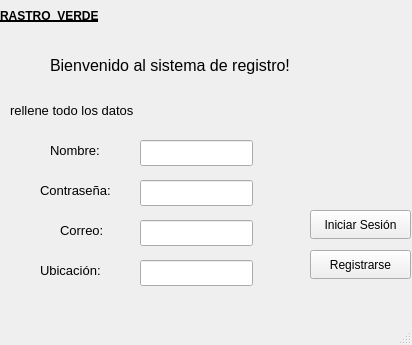
<?xml version="1.0" encoding="UTF-8"?>
<ui version="4.0">
 <class>MainWindow</class>
 <widget class="QMainWindow" name="MainWindow">
  <property name="geometry">
   <rect>
    <x>0</x>
    <y>0</y>
    <width>412</width>
    <height>345</height>
   </rect>
  </property>
  <property name="windowTitle">
   <string>Rastro Verde inicio de sesion</string>
  </property>
  <widget class="QWidget" name="centralwidget">
   <widget class="QLabel" name="label">
    <property name="geometry">
     <rect>
      <x>0</x>
      <y>0</y>
      <width>121</width>
      <height>31</height>
     </rect>
    </property>
    <property name="baseSize">
     <size>
      <width>70</width>
      <height>70</height>
     </size>
    </property>
    <property name="font">
     <font>
      <bold>true</bold>
      <underline>true</underline>
     </font>
    </property>
    <property name="acceptDrops">
     <bool>false</bool>
    </property>
    <property name="text">
     <string>RASTRO_VERDE</string>
    </property>
   </widget>
   <widget class="QLabel" name="label_2">
    <property name="geometry">
     <rect>
      <x>50</x>
      <y>40</y>
      <width>311</width>
      <height>51</height>
     </rect>
    </property>
    <property name="sizeIncrement">
     <size>
      <width>0</width>
      <height>0</height>
     </size>
    </property>
    <property name="baseSize">
     <size>
      <width>0</width>
      <height>0</height>
     </size>
    </property>
    <property name="font">
     <font>
      <pointsize>12</pointsize>
      <italic>false</italic>
      <bold>false</bold>
      <underline>false</underline>
     </font>
    </property>
    <property name="text">
     <string>Bienvenido al sistema de registro!</string>
    </property>
    <property name="textFormat">
     <enum>Qt::TextFormat::AutoText</enum>
    </property>
   </widget>
   <widget class="QLabel" name="label_3">
    <property name="geometry">
     <rect>
      <x>10</x>
      <y>100</y>
      <width>171</width>
      <height>20</height>
     </rect>
    </property>
    <property name="font">
     <font>
      <pointsize>10</pointsize>
     </font>
    </property>
    <property name="text">
     <string>rellene todo los datos</string>
    </property>
   </widget>
   <widget class="QLabel" name="label_4">
    <property name="geometry">
     <rect>
      <x>50</x>
      <y>140</y>
      <width>71</width>
      <height>20</height>
     </rect>
    </property>
    <property name="font">
     <font>
      <pointsize>10</pointsize>
     </font>
    </property>
    <property name="text">
     <string>Nombre:</string>
    </property>
   </widget>
   <widget class="QLabel" name="label_5">
    <property name="geometry">
     <rect>
      <x>40</x>
      <y>180</y>
      <width>101</width>
      <height>20</height>
     </rect>
    </property>
    <property name="font">
     <font>
      <pointsize>10</pointsize>
     </font>
    </property>
    <property name="text">
     <string>Contraseña:</string>
    </property>
   </widget>
   <widget class="QLabel" name="label_6">
    <property name="geometry">
     <rect>
      <x>60</x>
      <y>220</y>
      <width>63</width>
      <height>20</height>
     </rect>
    </property>
    <property name="font">
     <font>
      <pointsize>10</pointsize>
     </font>
    </property>
    <property name="text">
     <string>Correo:</string>
    </property>
   </widget>
   <widget class="QLabel" name="label_7">
    <property name="geometry">
     <rect>
      <x>40</x>
      <y>260</y>
      <width>81</width>
      <height>20</height>
     </rect>
    </property>
    <property name="font">
     <font>
      <pointsize>10</pointsize>
     </font>
    </property>
    <property name="text">
     <string>Ubicación:</string>
    </property>
   </widget>
   <widget class="QLineEdit" name="lineEdit">
    <property name="geometry">
     <rect>
      <x>140</x>
      <y>140</y>
      <width>113</width>
      <height>26</height>
     </rect>
    </property>
   </widget>
   <widget class="QLineEdit" name="lineEdit_2">
    <property name="geometry">
     <rect>
      <x>140</x>
      <y>180</y>
      <width>113</width>
      <height>26</height>
     </rect>
    </property>
   </widget>
   <widget class="QLineEdit" name="lineEdit_3">
    <property name="geometry">
     <rect>
      <x>140</x>
      <y>220</y>
      <width>113</width>
      <height>26</height>
     </rect>
    </property>
   </widget>
   <widget class="QLineEdit" name="lineEdit_4">
    <property name="geometry">
     <rect>
      <x>140</x>
      <y>260</y>
      <width>113</width>
      <height>26</height>
     </rect>
    </property>
   </widget>
   <widget class="QPushButton" name="pushButton">
    <property name="geometry">
     <rect>
      <x>310</x>
      <y>210</y>
      <width>101</width>
      <height>29</height>
     </rect>
    </property>
    <property name="text">
     <string>Iniciar Sesión</string>
    </property>
   </widget>
   <widget class="QPushButton" name="pushButton_2">
    <property name="geometry">
     <rect>
      <x>310</x>
      <y>250</y>
      <width>101</width>
      <height>29</height>
     </rect>
    </property>
    <property name="text">
     <string>Registrarse</string>
    </property>
   </widget>
  </widget>
  <widget class="QMenuBar" name="menubar">
   <property name="geometry">
    <rect>
     <x>0</x>
     <y>0</y>
     <width>412</width>
     <height>22</height>
    </rect>
   </property>
  </widget>
  <widget class="QStatusBar" name="statusbar"/>
 </widget>
 <resources/>
 <connections/>
</ui>
